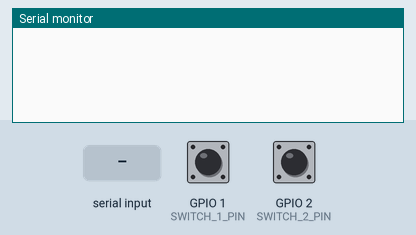
Simulated run of this sketch. Board: ESP32-S2. Shown: the last lines printed to the serial monitor. The test bench sets the inputs (shaded band); at power-on: GPIO 1 (SWITCH_1_PIN) HIGH, GPIO 2 (SWITCH_2_PIN) HIGH. EEPROM starts erased; USB keyboard and mouse output is not drawn.

Above: at 1.2 s.
1.3 s: "GET\n" received over Serial
At 1.9 s:
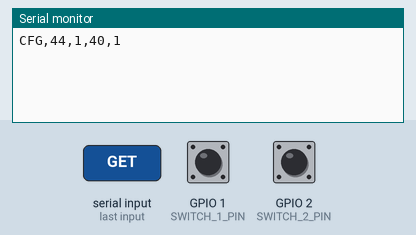
2.8 s: "SET,\n" received over Serial
At 4.0 s:
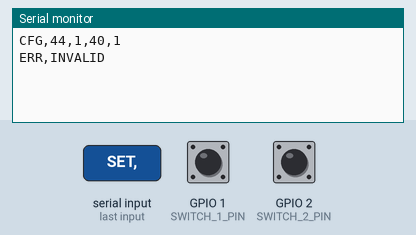
4.3 s: "HELP\n" received over Serial
At 5.4 s:
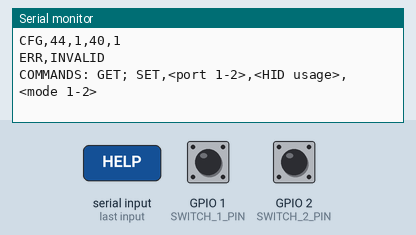
5.8 s: "90,45\n" received over Serial
At 6.5 s:
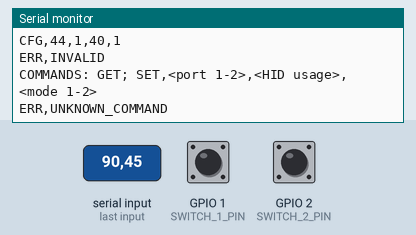

The sketch:

TinyUSB_Switch_Interface.ino
```cpp
/*
  LOLIN-S2-MINI two-port adaptive switch interface
  GPIO 1 = switch port 1
  GPIO 2 = switch port 2
  Each input is wired between its GPIO and GND.

  Serial configuration protocol at 115200 baud:
    GET              -> CFG,<usage1>,<mode1>,<usage2>,<mode2>
    SET,<port>,<usage>,<mode> -> OK,<port>,<usage>,<mode>
  mode 1 = press once per switch activation
  mode 2 = hold the key while the switch is held
  Settings are saved in ESP32 Preferences (nonvolatile).
*/

#include <USB.h>
#include <USBHIDKeyboard.h>
#include <Preferences.h>

#define SWITCH_1_PIN 1
#define SWITCH_2_PIN 2

USBHIDKeyboard Keyboard;
Preferences preferences;

struct SwitchConfig {
  uint8_t usage;
  uint8_t mode;
};

SwitchConfig config[2] = {
  { 0x2C, 1 },
  { 0x28, 1 }
};

struct SwitchState {
  bool raw;
  bool stable;
  unsigned long changedAt;
};

SwitchState switches[2] = {
  { true, true, 0 },
  { true, true, 0 }
};

const uint8_t switchPins[2] = { SWITCH_1_PIN, SWITCH_2_PIN };
const unsigned long debounceMs = 25;

bool validUsage(uint8_t usage) {
  return (usage >= 4 && usage <= 101) || (usage >= 224 && usage <= 231);
}

void tapKey(uint8_t usage) {
  Keyboard.pressRaw(usage);
  delay(12);
  Keyboard.releaseRaw(usage);
}

void switchPressed(uint8_t index) {
  if (config[index].mode == 1) {
    tapKey(config[index].usage);
  } else {
    Keyboard.pressRaw(config[index].usage);
  }
}

void switchReleased(uint8_t index) {
  if (config[index].mode == 2) {
    Keyboard.releaseRaw(config[index].usage);
  }
}

void printConfig() {
  Serial.printf("CFG,%u,%u,%u,%u\n",
    config[0].usage, config[0].mode,
    config[1].usage, config[1].mode);
}

void handleCommand(String line) {
  line.trim();
  if (line == "GET") {
    printConfig();
    return;
  }

  if (line.startsWith("SET,")) {
    int port = 0, usage = 0, mode = 0;
    if (sscanf(line.c_str(), "SET,%d,%d,%d", &port, &usage, &mode) != 3 ||
        port < 1 || port > 2 || usage < 0 || usage > 255 ||
        !validUsage((uint8_t)usage) || (mode != 1 && mode != 2)) {
      Serial.println("ERR,INVALID");
      return;
    }

    uint8_t index = (uint8_t)(port - 1);

    // Release the previous held key before changing a live assignment.
    if (switches[index].stable && config[index].mode == 2) {
      Keyboard.releaseRaw(config[index].usage);
    }

    config[index].usage = (uint8_t)usage;
    config[index].mode = (uint8_t)mode;

    preferences.putUChar(index == 0 ? "key1" : "key2", config[index].usage);
    preferences.putUChar(index == 0 ? "mode1" : "mode2", config[index].mode);

    Serial.printf("OK,%d,%u,%u\n", port, config[index].usage, config[index].mode);
    return;
  }

  if (line == "HELP") {
    Serial.println("COMMANDS: GET; SET,<port 1-2>,<HID usage>,<mode 1-2>");
    return;
  }

  Serial.println("ERR,UNKNOWN_COMMAND");
}

void setup() {
  pinMode(SWITCH_1_PIN, INPUT_PULLUP);
  pinMode(SWITCH_2_PIN, INPUT_PULLUP);

  Serial.begin(115200);
  preferences.begin("switchcfg", false);

  config[0].usage = preferences.getUChar("key1", 0x2C);
  config[0].mode = preferences.getUChar("mode1", 1);
  config[1].usage = preferences.getUChar("key2", 0x28);
  config[1].mode = preferences.getUChar("mode2", 1);

  for (uint8_t i = 0; i < 2; i++) {
    if (!validUsage(config[i].usage)) config[i].usage = (i == 0) ? 0x2C : 0x28;
    if (config[i].mode != 1 && config[i].mode != 2) config[i].mode = 1;
  }

  USB.begin();
  Keyboard.begin();

  for (uint8_t i = 0; i < 2; i++) {
    bool pressed = digitalRead(switchPins[i]) == LOW;
    switches[i].raw = !pressed;
    switches[i].stable = !pressed;
    switches[i].changedAt = millis();
    if (pressed && config[i].mode == 2) {
      Keyboard.pressRaw(config[i].usage);
    } else if (pressed && config[i].mode == 1) {
      switchPressed(i);
    }
  }
}

void loop() {
  // Receive newline-terminated configuration commands over USB CDC serial.
  static String command;
  while (Serial.available()) {
    char ch = (char)Serial.read();
    if (ch == '\n' || ch == '\r') {
      if (command.length()) {
        handleCommand(command);
        command = "";
      }
    } else if (command.length() < 80) {
      command += ch;
    } else {
      command = "";
      Serial.println("ERR,COMMAND_TOO_LONG");
    }
  }

  // Debounced switch handling.
  unsigned long now = millis();
  for (uint8_t i = 0; i < 2; i++) {
    bool releasedLevel = digitalRead(switchPins[i]) == HIGH;

    if (releasedLevel != switches[i].raw) {
      switches[i].raw = releasedLevel;
      switches[i].changedAt = now;
    }

    if ((now - switches[i].changedAt) >= debounceMs &&
        switches[i].stable != switches[i].raw) {
      switches[i].stable = switches[i].raw;

      if (!switches[i].stable) {
        switchPressed(i);
      } else {
        switchReleased(i);
      }
    }
  }
}
```

Measured:
- after the input at 1.3 s, the serial monitor: prints a new line at once (image 1)
- after the input at 2.8 s, the serial monitor: prints a new line at once (image 2)
- after the input at 4.3 s, the serial monitor: prints a new line at once (image 3)
- after the input at 5.8 s, the serial monitor: prints a new line at once (image 4)
